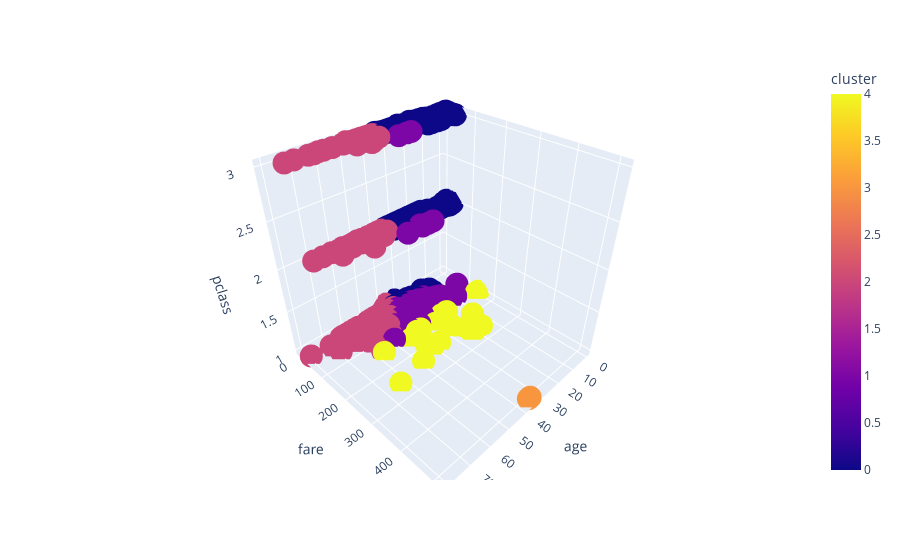

This figure's notebook cell:
### Code cell
import plotly.express as px

fig = px.scatter_3d(df, x='age', y='fare',z='pclass', color= 'cluster')
fig.show()

### Figure 1 — Plotly figure (JSON) as saved in the notebook; plotly's stock layout.template omitted (floating-point values rounded to 4 significant figures; data arrays with more than 128 entries replaced by an {"elided": "..."} marker saying what was removed)
{"data": [{"hovertemplate": "age=%{x}<br>fare=%{y}<br>pclass=%{z}<br>cluster=%{marker.color}<extra></extra>", "legendgroup": "", "marker": {"color": {"elided": "891 int values"}, "coloraxis": "coloraxis", "symbol": "circle"}, "mode": "markers", "name": "", "scene": "scene", "showlegend": false, "type": "scatter3d", "x": {"elided": "891 float values"}, "y": {"elided": "891 float values"}, "z": {"elided": "891 int values"}}], "layout": {"coloraxis": {"colorbar": {"title": {"text": "cluster"}}, "colorscale": [[0, "#0d0887"], [0.1111, "#46039f"], [0.2222, "#7201a8"], [0.3333, "#9c179e"], [0.4444, "#bd3786"], [0.5556, "#d8576b"], [0.6667, "#ed7953"], [0.7778, "#fb9f3a"], [0.8889, "#fdca26"], [1, "#f0f921"]]}, "legend": {"tracegroupgap": 0}, "margin": {"t": 60}, "scene": {"domain": {"x": [0, 1], "y": [0, 1]}, "xaxis": {"title": {"text": "age"}}, "yaxis": {"title": {"text": "fare"}}, "zaxis": {"title": {"text": "pclass"}}}}}
